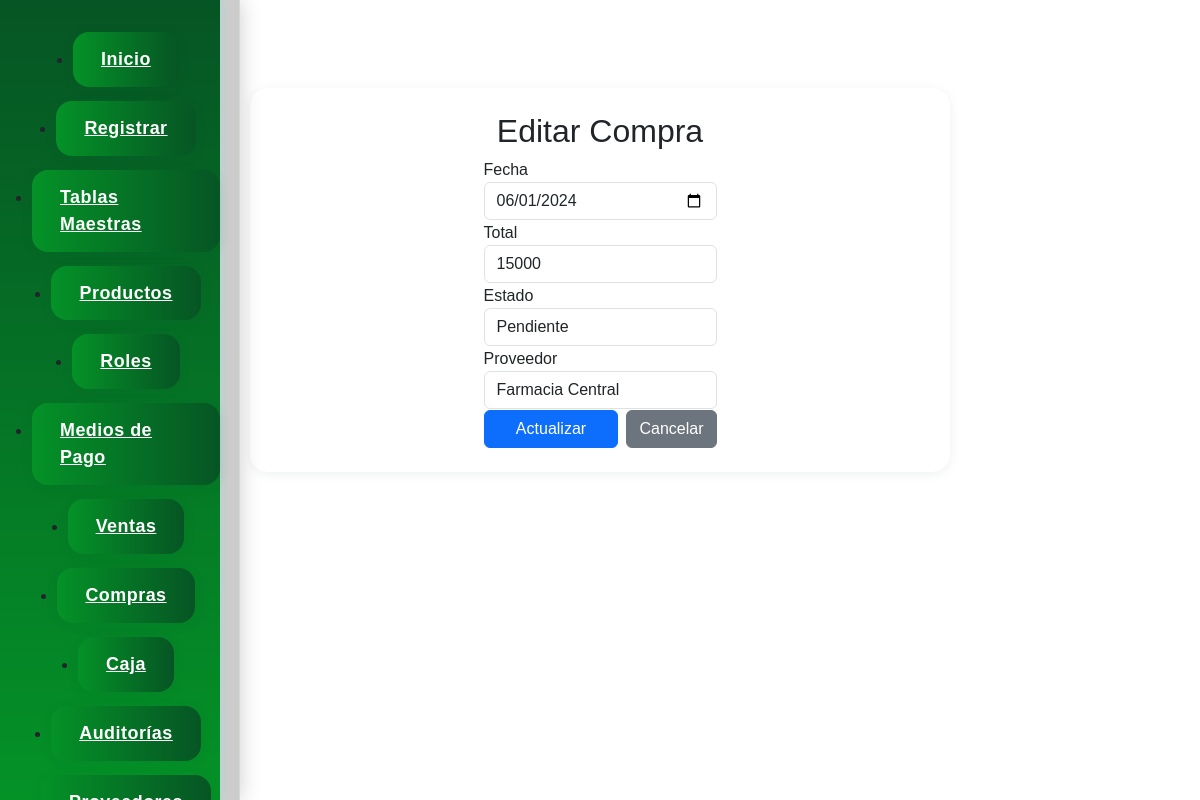
The page /index.php?page=compra&action=editar&id=1 (signed in) on the database its author committed.
### tables this page shows
CREATE TABLE compras (
    id_compra INT NOT NULL AUTO_INCREMENT,
    compra_fecha DATETIME NOT NULL,
    compra_total INT NOT NULL,
    compra_estado VARCHAR(50) NOT NULL,
    rela_proveedor INT NOT NULL,
    rela_detalle_compra INT DEFAULT NULL,
    PRIMARY KEY (id_compra),
    FOREIGN KEY (rela_proveedor) REFERENCES proveedor(id_proveedor),
    FOREIGN KEY (rela_detalle_compra) REFERENCES detalle_compra(id_detalle_compra)
);

CREATE TABLE proveedor (
    id_proveedor INT NOT NULL AUTO_INCREMENT,
    prov_estado VARCHAR(50) NOT NULL,
    prov_direccion VARCHAR(50) NOT NULL,
    prov_nombre_empresa VARCHAR(50) NULL,
    rela_persona INT NULL,
    PRIMARY KEY (id_proveedor),
    FOREIGN KEY (rela_persona) REFERENCES persona(id_persona)
);

### controllers/compra.controlador.php (called while the page is built, shortened)
<?php
require_once __DIR__ . '/../models/Compra.php';
class CompraControlador {
    public static function editar($id){
        $modelo = new Compra();
        $compra = $modelo->obtener($id);
        require_once __DIR__ . '/../models/proveedor.php';
        $resultado = Proveedor::listar();
        $proveedores = [];
        if ($resultado && $resultado->num_rows > 0) {
            while($row = $resultado->fetch_assoc()) $proveedores[] = $row;
        }
        include 'views/form_compra.php';
    }
}
?>

### models/conexion.php (called while the page is built, shortened)
<?php
class Conexion {
    private $_con;
    private $servidor;
    private $usuario;
    private $password;
    private $base_datos;
    public function __construct(){
        $dotenv = Dotenv::createImmutable(__DIR__ . '/../');
        $this->servidor = $_ENV['DB_HOST'];
        $this->usuario = $_ENV['DB_USER'];
        $this->password = $_ENV['DB_PASS'];
        $this->base_datos = $_ENV['DB_NAME'];
    }
    public function conectar(){
        $this->_con = new mysqli($this->servidor, $this->usuario, $this->password, $this->base_datos);
    }
    public function consultar($query){
        $resultado = $this->_con->query($query);
        return $resultado;
    }
}
?>

### models/Compra.php (called while the page is built, shortened)
<?php
require_once __DIR__ . '/conexion.php';
class Compra {
    private $db;
    public function __construct(){
        $this->db = new Conexion();
    }
    public function obtener($id){
        $id = intval($id);
        $sql = "SELECT * FROM compras WHERE id_compra = {$id} LIMIT 1";
        $res = $this->db->consultar($sql);
        if ($res && $res->num_rows > 0) {
            return $res->fetch_assoc();
        }
        return null;
    }
}
?>

### models/proveedor.php (called while the page is built, shortened)
<?php
require_once "conexion.php";
class Proveedor {
    public static function listar() {
        $conexion = new Conexion();
        $sql = "SELECT * FROM proveedor";
        return $conexion->consultar($sql);
    }
}

### views/form_compra.php (the view, shortened to what this page needs)
<?php
$isEdit = isset($compra) && $compra;
?>
<div class="form-producto-container">
    <h2><?= $isEdit ? 'Editar Compra' : 'Nueva Compra' ?></h2>
    <form method="post" action="index.php?page=compra&action=<?= $isEdit ? 'actualizar&id='.$compra['id_compra'] : 'guardar' ?>">
        <div class="mb-3">
            <label>Fecha</label>
                <input type="date" name="compra_fecha" class="form-control" value="<?= $isEdit ? date('Y-m-d', strtotime($compra['compra_fecha'])) : date('Y-m-d') ?>">
        </div>
        <div class="mb-3">
            <label>Total</label>
            <input type="number" name="compra_total" class="form-control" value="<?= $isEdit ? $compra['compra_total'] : '' ?>">
        </div>
        <div class="mb-3">
            <label>Estado</label>
            <select name="compra_estado" class="form-control">
                <?php $estados = ['pendiente','pagada','anulada'];
                foreach($estados as $e): ?>
                <option value="<?= $e ?>" <?= $isEdit && $compra['compra_estado'] == $e ? 'selected' : '' ?>><?= ucfirst($e) ?></option>
                <?php endforeach; ?>
            </select>
        </div>
        <div class="mb-3">
            <label for="rela_proveedor">Proveedor</label>
            <select name="rela_proveedor" id="rela_proveedor" class="form-control">
                <?php if (isset($proveedores) && is_array($proveedores) && count($proveedores) > 0):
                    foreach($proveedores as $p): ?>
                        <option value="<?= $p['id_proveedor'] ?>" <?= $isEdit && $compra['rela_proveedor'] == $p['id_proveedor'] ? 'selected' : '' ?>><?= htmlspecialchars($p['prov_nombre_empresa']) ?></option>
                    <?php endforeach;
                endif; ?>
            </select>
        </div>
        <div class="d-flex gap-2">
            <button class="btn btn-primary" type="submit"><?= $isEdit ? 'Actualizar' : 'Guardar' ?></button>
            <a href="?page=compra" class="btn btn-secondary">Cancelar</a>
        </div>
    </form>
        </div>

### styles/signup.css (style rules this page uses)
* { margin: 0; padding: 0; box-sizing: border-box; font-family: 'Arial', sans-serif; }
body { background: white; min-height: 100vh; }
button { width: 100%; padding: 12px; background: #01552e; color: white; border: none; border-radius: 6px; cursor: pointer; font-size: 16px; transition: background 0.3s ease-in-out; }

### styles/navbar.css (style rules this page uses)
body, html { margin-left: 220px !important; }
.form-producto-container, .main-content, .tabla-contenedor { display: flex; flex-direction: column; align-items: center; justify-content: center; margin: 0 auto 32px; max-width: 700px; background: #fff; border-radius: 18px; box-shadow: 0 2px 12px rgba(1,85,46,0.08); padding: 24px 18px; }
form .mb-3, form .input-group { margin-bottom: 1px !important; padding-bottom: 0 !important; }
body, html { margin: 0 !important; padding: 0 !important; overflow-x: hidden; min-height: 100vh; box-sizing: border-box; }
body, html, .container, .login-container, .inicio-container, .main-content, .table-responsive, .login-box { margin-top: 0 !important; }
.form-producto-container, .tabla-contenedor, .titulo-listado, .mb-3, .d-flex, .table-producto, .table, .table-responsive, .modal-content { margin-top: 0 !important; }

### rows shown on the page
compras: compra_fecha "06/01/2024", compra_total "15000", rela_proveedor "Farmacia Central"

### other values the page prints
form field compra_estado "Pendiente"
